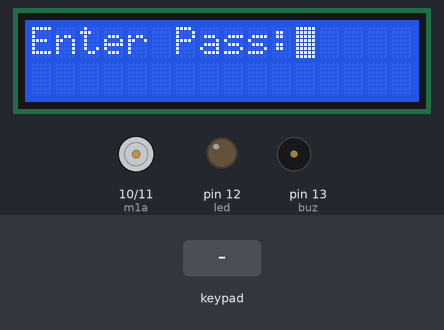
This sketch was run on a simulated Arduino Uno, built with avr-gcc and run on an emulated ATmega328P. Shown: 16×2 character LCD, motor-driver pin pairs drawn as motors (green arrow = first pin HIGH = forward, orange = second pin HIGH = backward, longer = more drive), output pins drawn as LEDs (lit = HIGH), buzzer (waves = sounding, pin HIGH). The test bench sets the inputs (shaded band).

Above: at 7.2 s.
7.3 s: keypad keys A B C D # pressed 0.4 s apart
At 9.4 s:
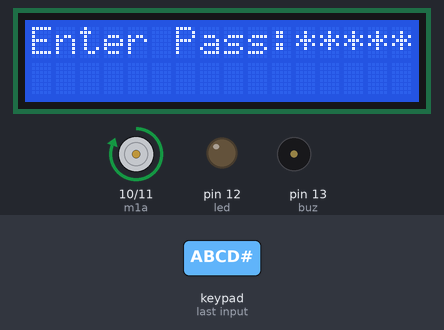
10.8 s: key '0' pressed
At 13.6 s:
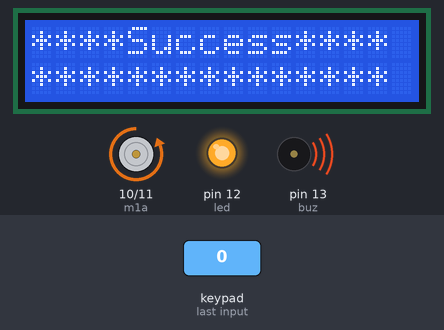
13.8 s: keypad keys A B C D * pressed 0.4 s apart
17.7 s: keypad keys 5 4 3 2 # pressed 0.4 s apart
At 20.2 s:
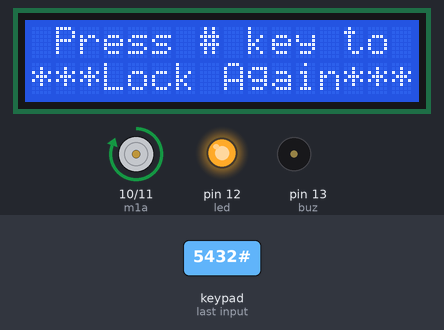
21.2 s: key '0' pressed
At 24.0 s:
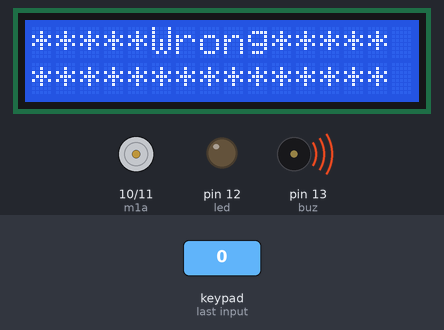
24.2 s: key '#' pressed
At 29.1 s:
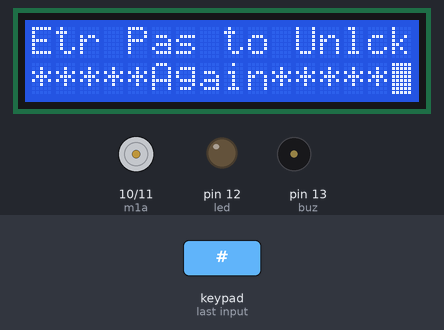
Timing chart, 0 to 30.6 s (numbered marks = the images above; inputs shaded):
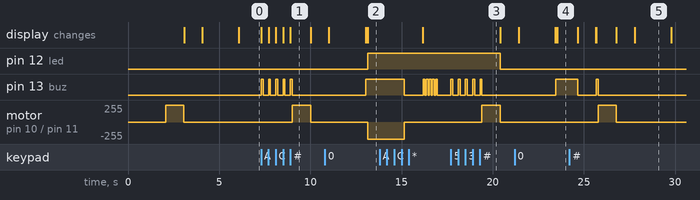

The sketch:

capstone.ino
```cpp
// If '#' is pressed then door is locked again
// If '0' is pressed then password is validated

#include <Password.h>
#include <Keypad.h>
#include <LiquidCrystal.h>
int RS=A5, E=A4, D4=A3, D5=A2, D6=A1, D7=A0;
LiquidCrystal lcd(RS, E, D4, D5, D6, D7);
Password password = Password( "ABCD" );
int buz=13;
int led = 12;
int m1a=10;
int m1b=11;

const byte ROWS = 4; // Four rows
const byte COLS = 4; //  columns
// Define the Keymap
char keys[ROWS][COLS] = {
  {'1','2','3','A'},
  {'4','5','6','B'},
  {'7','8','9','C'},
  {'*','0','#','D'}
};

byte rowPins[ROWS] = {5, 4, 3, 2}; //connect to the row pinouts of the keypad
byte colPins[COLS] = {9, 8, 7, 6};  //connect to the column pinouts of the keypad

// Create the Keypad
Keypad keypad = Keypad( makeKeymap(keys), rowPins, colPins, ROWS, COLS );

void setup()
{
  lcd.begin(16, 2); // set up the LCD's number of columns and rows:
  pinMode(buz,OUTPUT);
  pinMode(m1a,OUTPUT);
  pinMode(m1b,OUTPUT);
  pinMode(led, OUTPUT);
  digitalWrite(buz, LOW);
  lcd.setCursor(0, 0);
  lcd.print("**Digital Door**");
  lcd.setCursor(0, 1);
  lcd.print("*Locking System*");
  delay(2000);
  lock();
  keypad.addEventListener(keypadEvent); //add an event listener for this keypad
}

void loop(){
  keypad.getKey();

}

//take care of some special events
void keypadEvent(KeypadEvent eKey){

  switch (keypad.getState()){
    case PRESSED:

    lcd.print("*");                     //print * when a key is perrsed(for security reasons)
        digitalWrite(buz, HIGH);        // buzz when a key is pressed
        delay(100);
        digitalWrite(buz, LOW);
    switch (eKey){
      case '0': checkPassword(); break;     // when '0' is pressed
      case '#': lock(); break;
      default: password.append(eKey);
     }
  }
}

void checkPassword(){
  if (password.evaluate()) // Arduino will evaluate the keypress with the Actual Password
  {
    unlock();
  }
  else{
    lcd.clear();
    lcd.noBlink();
    lcd.setCursor(0, 0);
    lcd.print("*****Wrong*****");
    lcd.setCursor(0, 1);
    lcd.print("***************");
    digitalWrite(buz, HIGH);
    delay(100);
    delay(1000);
    digitalWrite(buz, LOW);
    lcd.clear();
    lcd.setCursor(0, 0);
    lcd.print("***Try Again***");
    delay(1000);
    lcd.clear();
    password.reset();
    lcd.blink();
    lcd.print("Enter Pass:");
  }
}
void lock() // Function For Lock The Door
{

  digitalWrite(m1a,HIGH);
  digitalWrite(m1b,LOW);

  delay(1000);
  digitalWrite(m1a,LOW);
  digitalWrite(m1b,LOW);

  lcd.clear();
  lcd.setCursor(0, 0);
  digitalWrite(led, LOW);
  lcd.print("**Door Locked**");
  lcd.setCursor(0, 1);
  lcd.print("***************");
  delay(1000);
  lcd.clear();
  lcd.setCursor(0, 0);
  lcd.print("Etr Pas to Unlck");
  lcd.setCursor(0, 1);
  lcd.print("*****Again*****");
  delay(2000);
  lcd.clear();
  lcd.setCursor(0, 0);
  lcd.print("Enter Pass:");
  lcd.blink();

}

void unlock() // Function For Unlock The Door
{
  lcd.clear();
    lcd.noBlink();
    lcd.setCursor(0, 0);
    lcd.print("****Success****");
    lcd.setCursor(0, 1);
    lcd.print("***************");
    digitalWrite(buz, HIGH);
    digitalWrite(m1a,LOW);
    digitalWrite(m1b,HIGH);
    digitalWrite(led, HIGH);
    delay(2000);
    digitalWrite(m1a,LOW);
    digitalWrite(m1b,LOW);
    digitalWrite(buz, LOW);
    delay(1000);
    lcd.clear();
    lcd.setCursor(0, 0);
    lcd.noBlink();
    lcd.print(" Press # key to");
    lcd.setCursor(0, 1);
    lcd.print("***Lock Again***");
    password.reset();

}

// End of program
```

Measured:
- after the input at 7.3 s, pin 13 (buz): alternates HIGH for 0.10 s and LOW for 0.30 s, 10 changes in all, then stays LOW, starting at once; motor on pin 10 (m1a) / pin 11 (m1b): stopped → forward 255/255 after 1.7 s, → stopped 1.0 s later; the display: first changes at once (image 1 shows a later state)
- after the input at 10.8 s, pin 12 (led): LOW → HIGH after 2.4 s; pin 13 (buz): LOW → HIGH after 2.2 s; motor on pin 10 (m1a) / pin 11 (m1b): stopped → backward 255/255 after 2.4 s; the display: first differs from a run without the input after 2.2 s (image 2 shows a later state)
- after the input at 17.7 s, pin 12 (led): HIGH → LOW after 2.7 s; pin 13 (buz): alternates HIGH for 0.10 s and LOW for 0.30 s, 10 changes in all, then stays LOW, starting at once; motor on pin 10 (m1a) / pin 11 (m1b): stopped → forward 255/255 after 1.7 s, → stopped 1.0 s later
- after the input at 21.2 s, pin 13 (buz): LOW → HIGH after 2.2 s; the display: first differs from a run without the input after 2.2 s (image 4 shows a later state)
- after the input at 24.2 s, motor on pin 10 (m1a) / pin 11 (m1b): stopped → forward 255/255 after 1.6 s, → stopped 1.0 s later; the display: first differs from a run without the input after 1.5 s (image 5 shows a later state)
- what the display in image 1 shows lasts 1.1 s, from 8.9 s to 10.0 s
